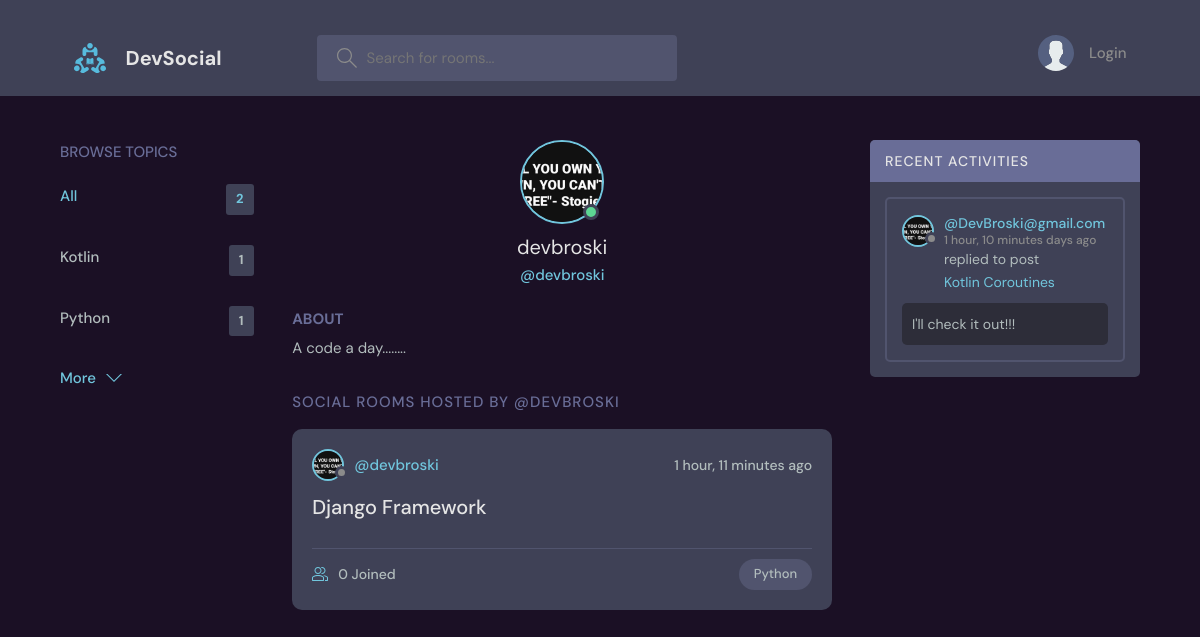
The app's page /profile/2/ with its own data.
### base/models.py (models this page shows, shortened)
class Topic(models.Model):
    name = models.CharField(max_length=200)

class User(AbstractUser):
    name = models.CharField(max_length=200, null=True)
    email = models.EmailField(unique=True, null=True)
    bio = models.TextField(null=True)
    avatar = models.ImageField(null=True, default="avatar.svg")
    USERNAME_FIELD  = 'email'
    REQUIRED_FIELDS = []

class Room(models.Model):
    host = models.ForeignKey(User, on_delete=models.SET_NULL, null=True)
    topic = models.ForeignKey(Topic, on_delete=models.SET_NULL, null=True)
    name = models.CharField(max_length=200)
    description = models.TextField(null=True, blank=True)
    participants = models.ManyToManyField(User, related_name='participants', blank=True)
    updated = models.DateTimeField(auto_now=True)
    created = models.DateTimeField(auto_now_add=True)
    class Meta:
        ordering = ['-updated', '-created']
    def __str__(self):
        return self.name

class Message(models.Model):
    user = models.ForeignKey(User, on_delete=models.CASCADE)
    room = models.ForeignKey(Room, on_delete=models.CASCADE)
    body = models.TextField()
    updated = models.DateTimeField(auto_now=True)
    created = models.DateTimeField(auto_now_add=True)
    class Meta:
        ordering = ['-updated', '-created']

### base/views.py (the view)
# urls.py: path('profile/<str:pk>/', views.userProfile, name='user_profile'),
def userProfile(request, pk):
   user = User.objects.get(id=pk)
   rooms = user.room_set.all()
   room_messages = user.message_set.all()
   topics = Topic.objects.all()
   context = {'user':user,
              'rooms':rooms,
              'room_messages':room_messages,
              'topics':topics}
   return render(request, 'base/profile.html', context)

### templates/base/profile.html (shortened to what this page needs)
{% extends 'base/main.html' %}
  {% block content %}
  <main class="profile-page layout layout--3">
    <div class="container">
      {% include 'base/topics_components.html' %}
      <div class="roomList">
        <div class="profile">
          <div class="profile__avatar">
            <div class="avatar avatar--large active">
              <img src="{{user.avatar.url}}" />
            </div>
          </div>
          <div class="profile__info">
            <h3>{{user.username}}</h3>
            <p>@{{user.username}}</p>
          </div>
          <div class="profile__about">
            <h3>About</h3>
            <p>
              {{user.bio}}
            </p>
          </div>
        </div>
        <div class="roomList__header">
          <div>
            <h2>Social Rooms Hosted by @{{user.username}}</a>
            </h2>
          </div>
        </div>
        {% include 'base/feed_components.html' %}
      </div>
      {% include 'base/activity_component.html' %}
    </div>
  </main>
  {% endblock content %}

### templates/base/main.html (shortened to what this page needs)
<!DOCTYPE html>
{% load static %}
<html lang="en">
  <head>
    <link rel="stylesheet" href="{% static 'styles/style.css' %}" />
  </head>
  <body>
    {% include 'base/navbar.html' %}
    {% block content %}
    {% endblock %}
  </body>
</html>
{% load static %}

### templates/base/navbar.html (shortened to what this page needs)
{% load static %}
<header class="header header--loggedIn">
    <div class="container">
      <a href="{% url 'home' %}" class="header__logo">
        <img src="{% static 'images/logo.svg' %}" />
        <h1>DevSocial</h1>
      </a>
      <form class="header__search" method="get" action="{% url 'home' %}">
        <label>
          <input name="q" placeholder="Search for rooms..." />
        </label>
      </form>
      <nav class="header__menu">
        {% if request.user.is_authenticated %}
        <div class="header__user">
            <a href="{% url 'user_profile' user.id %}">
                   <div class="avatar avatar--medium active">
                   <img src="{{request.user.avatar.url}}" />
                 </div>
                <p>{{request.user.username}}<span>{{request.user.username}}</span></p>
                </a>
                <button class="dropdown-button">
                <svg version="1.1" xmlns="http://www.w3.org/2000/svg" width="32" height="32" viewBox="0 0 32 32">
                <title>chevron-down</title>
                <path d="M16 21l-13-13h-3l16 16 16-16h-3l-13 13z"></path>
                 </svg>
            </button>
         </div>
         {% else %}
            <a href="{% url 'login' %}">
                <img src="{% static 'images/avatar.svg' %}" />
                <p>Login</p>
            </a>
        {% endif %}
      </nav>
    </div>
  </header>

### templates/base/topics_components.html
<div class="topics">
    <div class="topics__header">
      <h2>Browse Topics</h2>
    </div>
    <ul class="topics__list">
      <li>
        <a href="{% url 'home' %}" class="active">All <span>{{topics.count}}</span></a>
      </li>
      {% for topic in topics %}
      <li>
        <a href="{% url 'home' %}?q={{topic.name}}">{{topic.name}}<span>{{topic.room_set.all.count}}</span></a>
      </li>
      {% endfor %}
    </ul>
    <a class="btn btn--link" href="{% url 'topics' %}">
      More
      <svg version="1.1" xmlns="http://www.w3.org/2000/svg" width="32" height="32" viewBox="0 0 32 32">
        <title>chevron-down</title>
        <path d="M16 21l-13-13h-3l16 16 16-16h-3l-13 13z"></path>
      </svg>
    </a>
  </div>

### templates/base/feed_components.html (shortened to what this page needs)
{% for room in rooms %}
    <div class="roomListRoom">
        <div class="roomListRoom__header">
        <a href="{% url 'user_profile' room.host.id %}" class="roomListRoom__author">
            <div class="avatar avatar--small">
            <img src="{{room.host.avatar.url}}" />
            </div>
            <span>@{{room.host.username}}</span>
        </a>
        <div class="roomListRoom__actions">
            <span>{{room.created|timesince}} ago</span>
        </div>
        </div>
        <div class="roomListRoom__content">
        <a href="{% url 'room' room.id %}">{{room.name}}</a>
        </div>
        <div class="roomListRoom__meta">
        <a href="{% url 'room' room.id %}" class="roomListRoom__joined">
            {{room.participants.all.count}} Joined
        </a>
        <p class="roomListRoom__topic">{{room.topic.name}}</p>
        </div>
    </div>
{% endfor %}

### templates/base/activity_component.html (shortened to what this page needs)
<div class="activities">
    <div class="activities__header">
      <h2>Recent Activities</h2>
    </div>
    {% for message in room_messages %}
    <div class="activities__box">
      <div class="activities__boxHeader roomListRoom__header">
        <a href="{% url 'user_profile' message.user.id %}" class="roomListRoom__author">
          <div class="avatar avatar--small">
            <img src="{{message.user.avatar.url}}" />
          </div>
          <p>
            @{{message.user}}
            <span>{{message.created|timesince}} days ago</span>
          </p>
        </a>
      </div>
      <div class="activities__boxContent">
        <p>replied to post <a href="{% url 'room' message.room.id %}">{{message.room}}</a></p>
        <div class="activities__boxRoomContent">
          {{message.body}}
        </div>
      </div>
    </div>
    {% endfor %}
  </div>

### records on screen
Topic: name "Kotlin", room_set.all.count "1"
Topic: name "Python", room_set.all.count "1"
User: avatar (picture), username "devbroski", bio "A code a day........", username "DEVBROSKI"
Room: host.avatar (picture), host.username "devbroski", created "1 hour, 11 minutes", name "Django Framework", participants.all.count "0", topic.name "Python"
Message: user.avatar (picture), user "DevBroski@gmail.com", created "1 hour, 10 minutes", room "Kotlin Coroutines", body "I'll check it out!!!"

### other values on screen
{{ topics.count }} "2"
